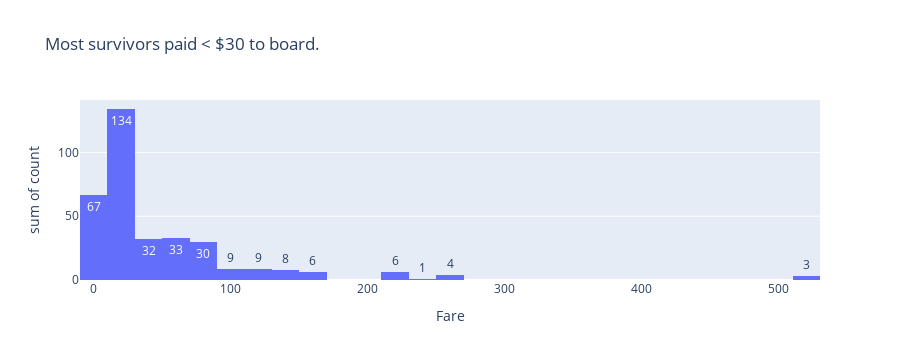

This figure's notebook cell:
### Code cell
# How much did survivors pay to board?
survivor_fare = survivors['Fare'].value_counts().reset_index()
px.histogram(survivor_fare,x='Fare',y='count',text_auto=True,title='Most survivors paid < $30 to board.')

### Figure 1 — Plotly figure (JSON) as saved in the notebook; plotly's stock layout.template omitted (floating-point values rounded to 4 significant figures; data arrays with more than 128 entries replaced by an {"elided": "..."} marker saying what was removed)
{"data": [{"alignmentgroup": "True", "bingroup": "x", "histfunc": "sum", "hovertemplate": "Fare=%{x}<br>sum of count=%{y}<extra></extra>", "legendgroup": "", "marker": {"color": "#636efa", "pattern": {"shape": ""}}, "name": "", "offsetgroup": "", "orientation": "v", "showlegend": false, "texttemplate": "%{value}", "type": "histogram", "x": {"elided": "151 float values"}, "xaxis": "x", "y": {"elided": "151 int values"}, "yaxis": "y"}], "layout": {"barmode": "relative", "height": 360, "legend": {"tracegroupgap": 0}, "title": {"text": "Most survivors paid < $30 to board."}, "xaxis": {"anchor": "y", "autorange": true, "domain": [0, 1], "range": [-10, 530], "title": {"text": "Fare"}, "type": "linear"}, "yaxis": {"anchor": "x", "autorange": true, "domain": [0, 1], "range": [0, 141.1], "title": {"text": "sum of count"}, "type": "linear"}}}
